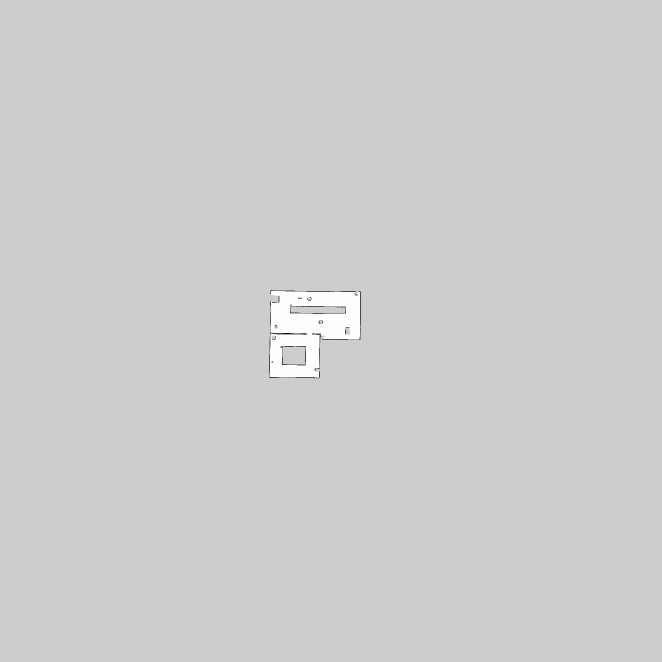
#> input picture hybrid_astar_planner/test_the_plugin/maps/crop_map/room_mini.pgm, 1984 x 1984 px (shown at 1/3 size)
$ python crop.py
#> lines starting #> are read from the running program, lines starting #| are printed output that depends on the picture
import cv2
import matplotlib.pyplot as plt

# 加载 PGM 图像
input_path = "room_mini.pgm"
output_path = "room_mini_cropped.pgm"
img = cv2.imread(input_path, cv2.IMREAD_GRAYSCALE)
#> img is the input picture: shape (1984, 1984); min 0, max 254, mean 205.4

# 定义裁剪区域 (y1:y2, x1:x2)
x1, y1, x2, y2 = 750, 780, 1150, 1150  # 示例坐标
cropped_img = img[y1:y2, x1:x2]
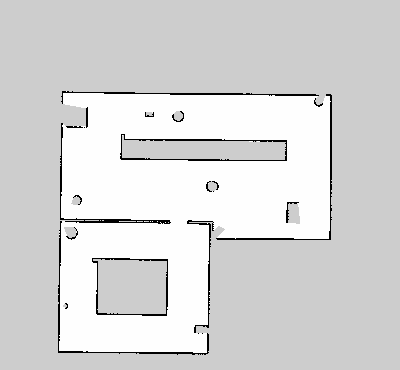
#> cropped_img: shape (370, 400); min 0, max 254, mean 215.4

# 保存裁剪后的图像
cv2.imwrite(output_path, cropped_img)
print("裁剪完成并保存为:", output_path)

# 显示裁剪后的图像
plt.imshow(cropped_img, cmap='gray')
plt.title("Cropped Image")
plt.axis("off")  # 关闭坐标轴
plt.show()
